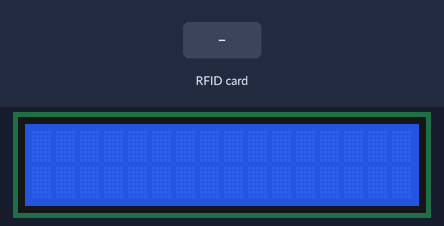
Bench run of a sketch on a simulated Arduino Uno, built with avr-gcc and run on an emulated ATmega328P. On the bench: 16×2 character LCD. The test bench sets the inputs (shaded band). What the sketch prints to the serial monitor is not drawn.

Above: at 1.3 s.
1.4 s: RFID card 5E 7A 19 C4 held to the reader
At 2.9 s:
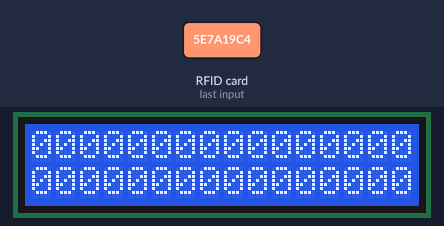
At 3.9 s:
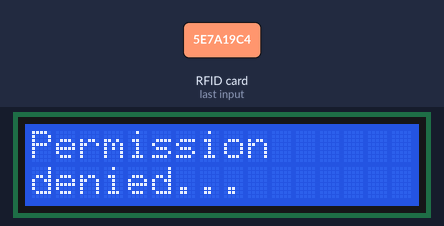
Timing chart, 0 to 5.4 s (numbered marks = the images above; inputs shaded):
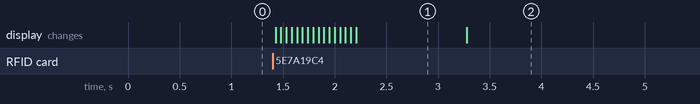

The sketch:

06RFIDLCD.ino
```cpp
#include <SPI.h>
#include <MFRC522.h>
#include <Wire.h>
#include <LiquidCrystal_I2C.h>
LiquidCrystal_I2C lcd(0x3F, 16, 2);

#define RST_PIN   9
#define SDA_PIN   10

MFRC522 mfrc522(SDA_PIN, RST_PIN);
MFRC522::MIFARE_Key key;

void setup() {
  Serial.begin(9600);
  SPI.begin();
  mfrc522.PCD_Init();
  lcd.begin();

  lcd.backlight();


  for (byte i = 0; i < 6; i++) {
    key.keyByte[i] = 0xFF;
  }
}

void loop() {
  if ( ! mfrc522.PICC_IsNewCardPresent()) return;
  if ( ! mfrc522.PICC_ReadCardSerial()) return;
  lcd.clear();
  byte blockAddr      = 4;
  byte trailerBlock   = 7;
  byte accessByte[]    = {
        0x01, 0x02, 0x03, 0x04,
        0x05, 0x06, 0x07, 0x08,
        0x08, 0x09, 0x0a, 0x0b,
        0x0c, 0x0d, 0x0e, 0x0f
  };

  byte buffer[18];
  byte size = sizeof(buffer);

  Serial.println(F("Authenticating using key A..."));
  mfrc522.PCD_Authenticate
  (MFRC522::PICC_CMD_MF_AUTH_KEY_A, trailerBlock, &key, &(mfrc522.uid));

  Serial.println(F("Reading data from block "));
  mfrc522.MIFARE_Read(blockAddr, buffer, &size);

  for (byte i = 0; i < 8; i++) {
    lcd.print(buffer[i] < 0x10 ? "0" : "");
    lcd.print(buffer[i], HEX);
    delay(50);
  }
  lcd.setCursor(0,1);
  for (byte i = 8; i < 16; i++) {
    lcd.print(buffer[i] < 0x10 ? "0" : "");
    lcd.print(buffer[i], HEX);
    delay(50);
  }
  delay(1000);
  lcd.clear();
  char cnt = 0;
  for(char i = 0; i <16; i++){
    if(accessByte[i] == buffer[i]){}
    else{
      cnt++;
    }
  }

  if(cnt ==0){
    lcd.print("Authorized.Good!");
  }
  else{
    lcd.print("Permission");
    lcd.setCursor(0,1);
    lcd.print("denied...");
  }
  mfrc522.PICC_HaltA();
  mfrc522.PCD_StopCrypto1();
}

void dump_byte_array(byte *buffer, byte bufferSize) {
  for (byte i = 0; i < bufferSize; i++) {
    lcd.print(buffer[i] < 0x10 ? " 0" : " ");
    lcd.print(buffer[i], HEX);
    delay(100);
  }
}
```

Measured:
- after the input at 1.4 s, the display: first changes at once (image 1 shows a later state)
- what the display in image 1 shows lasts 1.1 s, from 2.2 s to 3.3 s
